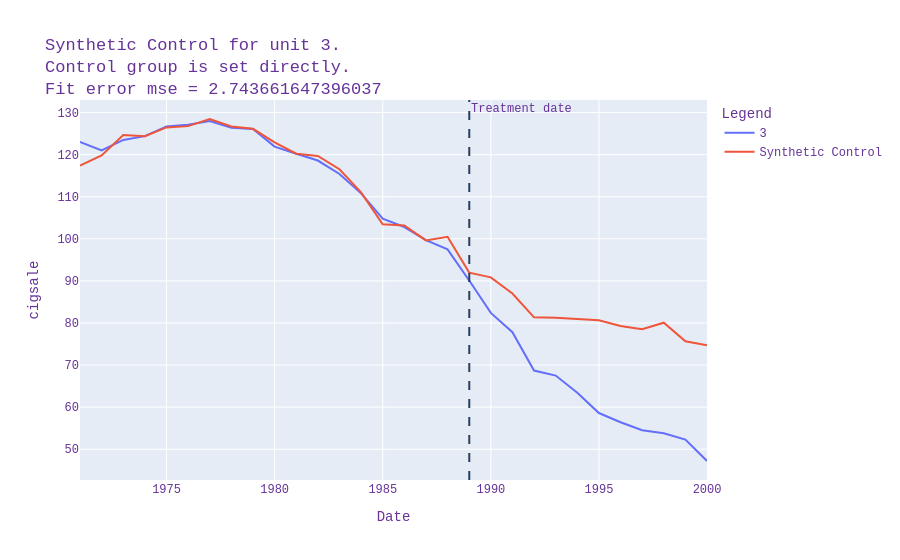

The code cell stored with this chart in its notebook:
### Markdown cell above
### 8.4 One-shot workflow: `run_experiment`

Что делаем:
- запускаем весь pipeline одной командой.

Зачем:
- быстрый production-like запуск без ручной оркестрации.

### Code cell
# Вариант 2: full pipeline одной командой
run_result = experiment.run_experiment(
    feature="cigsale",
    to_plot=True,
    to_plot_individual=True,
    control_group=all_controls,
    max_iter=2_000,
    tolerance=1e-8,
    inference_method="permutation",
    permutation_iterations=500,
    min_units_after_filter=1,
    min_units_for_inference=1,
    to_plot_aggregated = True,
)

run_result.test_name, run_result.test_pvalue
